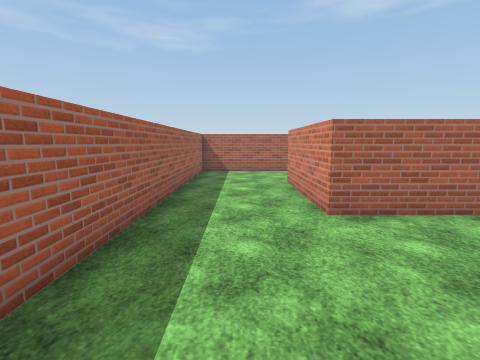
[1] (above)

24 first-person views from a walk through a scene from a Unity 3-D project. The camera is 1.5 m above the floor, tilts 8° down and sees 85° across. The floor is counted in squares, 1 m on a side. Each view is taken from the middle of a square. On the plan, view 1 faces up. The plan holds only what a view shows up to about 14 squares ahead; the rest is blank. The place goes on beyond the plan. The player character is not drawn. Some surface patterns are stand-ins.

[2]
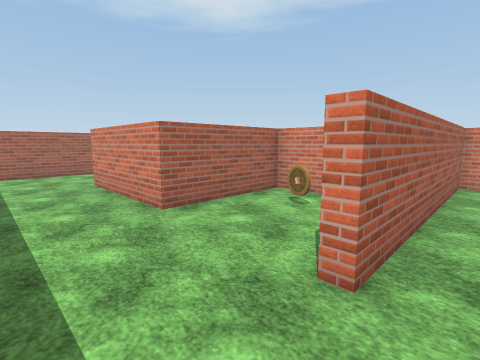

[3]
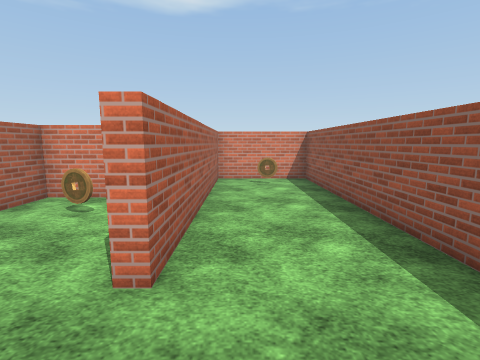

[4]
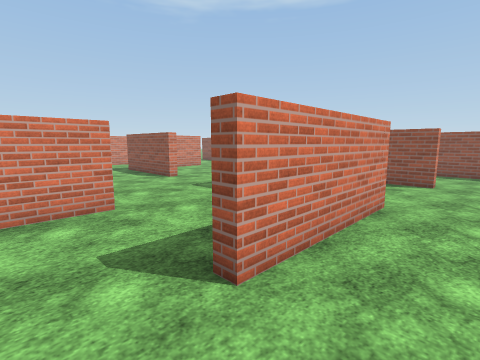

[5]
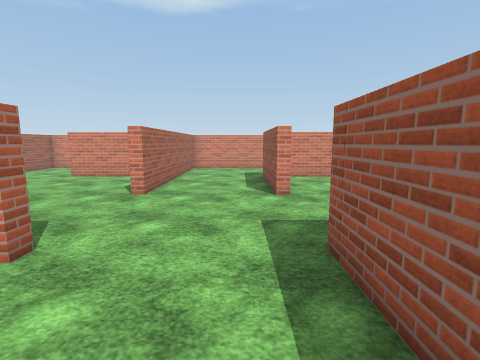

[6]
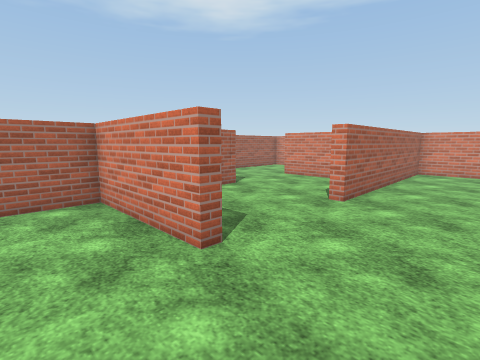

[7]
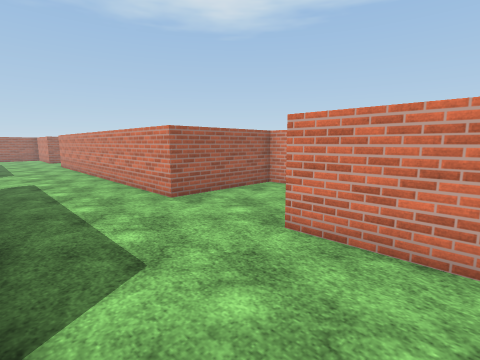

[8]
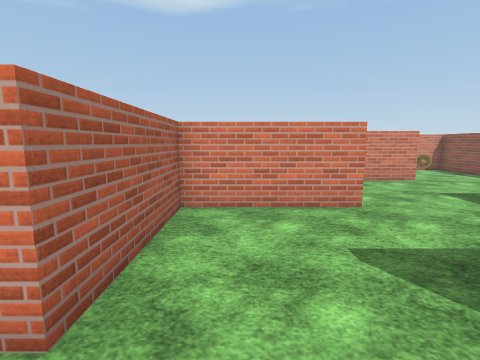

[9]
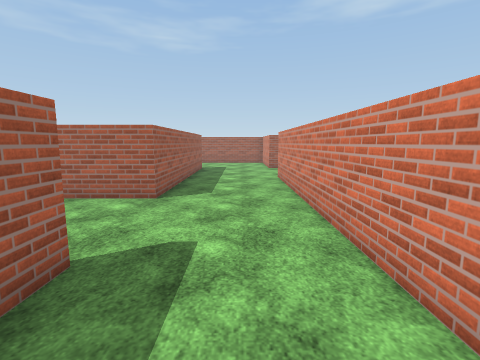

[10]
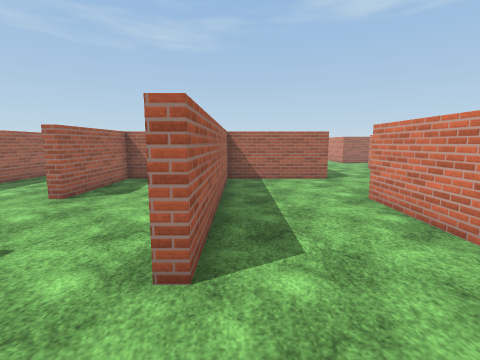

[11]
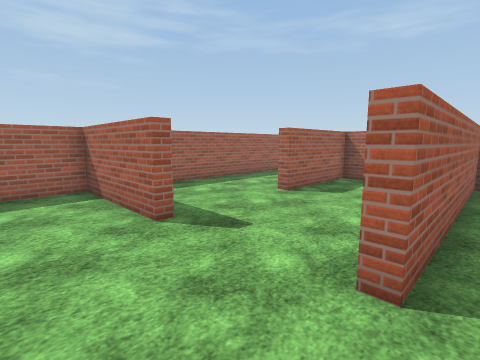

[12]
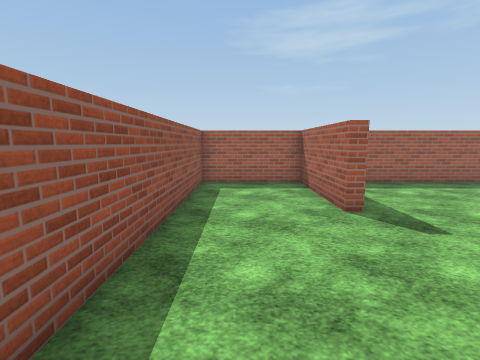

[13]
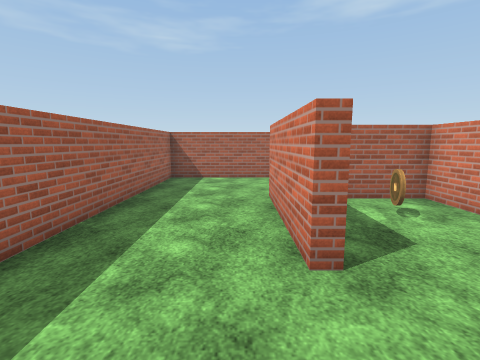

[14]
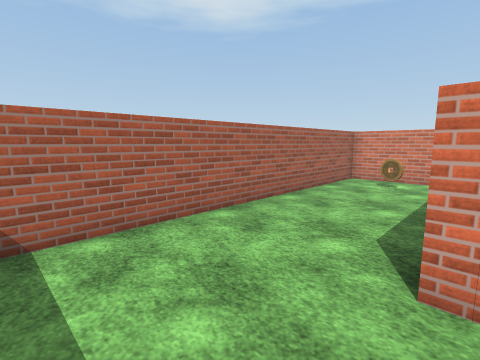

[15]
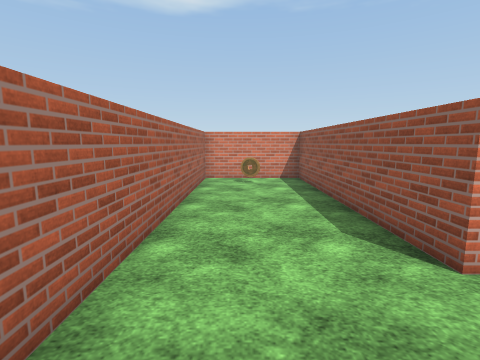

[16]
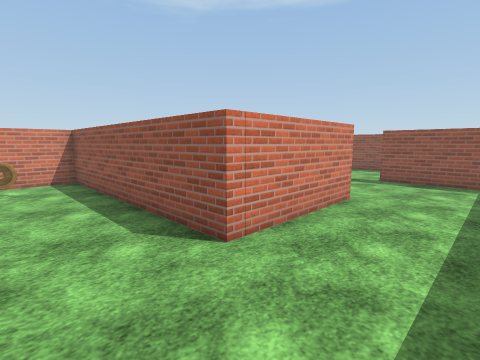

[17]
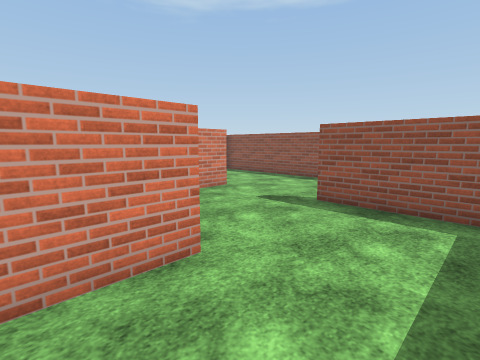

[18]
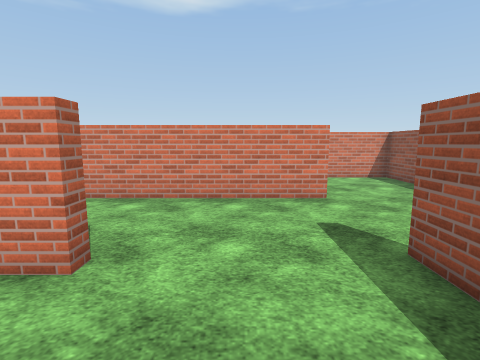

[19]
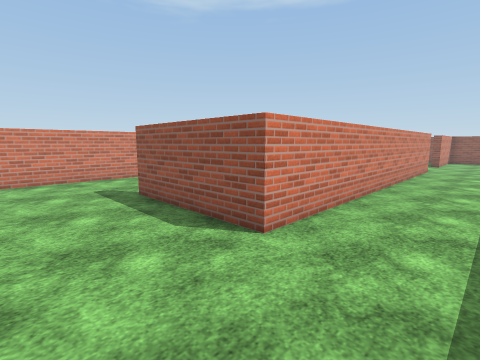

[20]
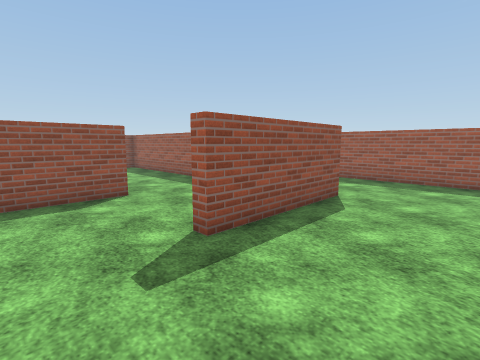

[21]
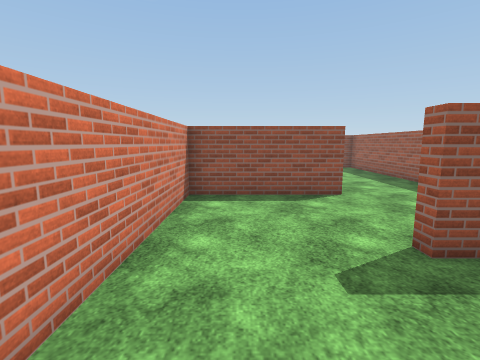

[22]
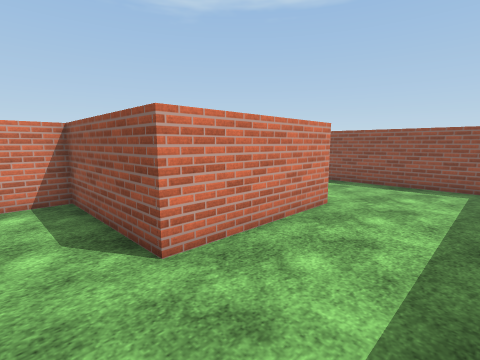

[23]
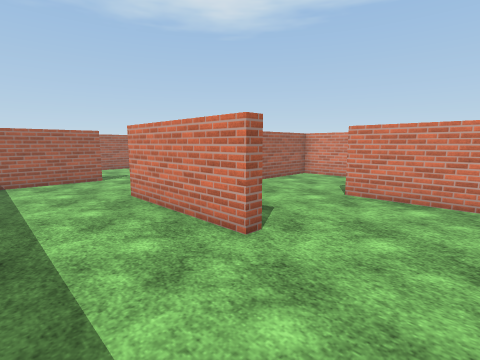

[24]
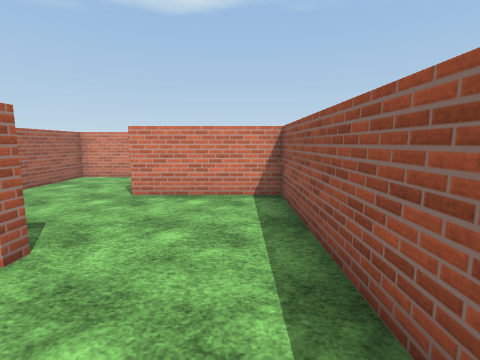

### Floor plan
Points are (right, up) in squares from view 1. A wall is a line through its corners. A room is listed if a view was taken in it or the views show most of it. See-through windows are left out.
Room 1 (views 1, 2, 3, 4, 5, 6, 7, 8, 9, 10, 11, 12, 13, 14, 15, 16, 17, 18, 19, 20, 21, 22, 23, 24)
walls: (11, 14.1) (10.1, 14.1); (6.6, 9.9) (6.1, 9.9) (6.1, 14.1) (-2, 14.1) (-2, 2); (14.7, 11.9) (14.7, 14.6); (10.5, 5.5) (10.5, 5.9) (15.1, 5.9); (10.5, 19.6) (10.5, 23.1); (4.1, 5.7) (6.6, 5.7); (19, 14) (19, 18.4) (14.7, 18.4) (14.7, 31.7) (19.5, 31.7) (19.5, 31.3) (16.4, 31.3); (6.1, 3.6) (6.1, 5.3) (1.8, 5.3) (1.8, 10.2) (2.4, 10.2); (16.4, 18.8) (23.5, 18.8) (23.5, 23.2); (2.5, 18.4) (-2, 18.4) (-2, 14.5) (10.5, 14.5) (10.5, 17.1); (19, 7.6) (19, 9.9) (10.5, 9.9) (10.5, 10.2); (14.7, 2.9) (14.7, 4.8); (2.2, 18.8) (2.2, 18.2); (10.9, 23.1) (10.9, 22); (-0.9, 18.8) (2.5, 18.8); (23.5, 9.9) (23.5, 12); (15.1, 25) (15.1, 20.8); (19.5, 22.9) (19, 22.9) (19, 27.4) (23.5, 27.4) (23.5, 34.6); (25.1, 5.7) (27.1, 5.7); (0.5, -2.8) (10.1, -2.8) (10.1, 0.9) (1.5, 0.9) (1.5, 1.3) (3, 1.3); (10.7, 34.6) (10.7, 27) (6.5, 27) (6.5, 18.6) (6.1, 18.6) (6.1, 27) (2.2, 27) (2.2, 22.9) (1.8, 22.9) (1.8, 27.4) (10.3, 27.4) (10.3, 31.5) (-2, 31.5) (-2, 20.9); (27.5, 27) (24.2, 27)
objects: other object (4, 3); other object (4, 25); other object (9, -1); other object (9, 30); other object (26, 8)

Where each view was taken, in squares from view 1:
view 1: 0 up, 0 right, facing up
view 2: 0 up, 1 left, facing up-right
view 3: 0 up, 1 left, facing right
view 4: 12 up, 0 right, facing down-right
view 5: 7 up, 3 right, facing right
view 6: 7 up, 4 right, facing up-right
view 7: 12 up, 11 right, facing up-right
view 8: 17 up, 13 right, facing right
view 9: 20 up, 13 right, facing up
view 10: 16 up, 7 right, facing up
view 11: 16 up, 7 right, facing up-left
view 12: 16 up, 8 right, facing left
view 13: 20 up, 1 right, facing up
view 14: 27 up, 1 left, facing up-right
view 15: 30 up, 1 left, facing right
view 16: 30 up, 1 left, facing down-right
view 17: 25 up, 1 left, facing down-right
view 18: 21 up, 1 left, facing right
view 19: 35 up, 12 right, facing down-right
view 20: 35 up, 22 right, facing down-left
view 21: 35 up, 22 right, facing down
view 22: 29 up, 16 right, facing down-right
view 23: 20 up, 16 right, facing up-right
view 24: 20 up, 16 right, facing right
